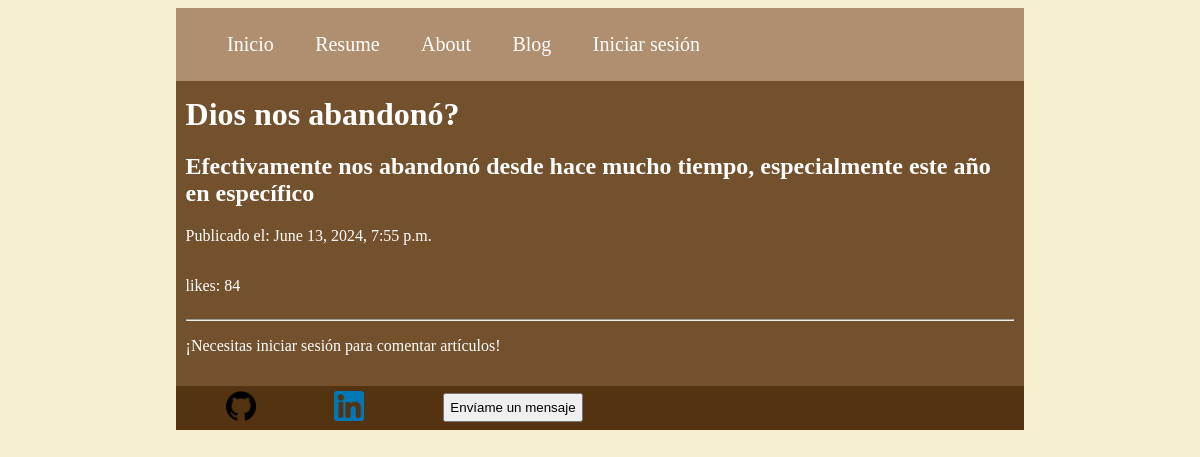
Page /articulo/3 on the committed database.
### Informacion/models.py (models this page shows)
class Articulo(models.Model):
    titulo = models.CharField(max_length=100)
    contenido = models.CharField(max_length=5000)
    fecha_publicacion = models.DateTimeField(auto_now=True)
    likes = models.IntegerField()

### Informacion/views.py (the view)
# urls.py: path("articulo/<int:id>", views.articulo, name="articulo"),
def articulo(request, id):
    articulo = get_object_or_404(Articulo, pk=id)
    if request.method == 'POST' :
        Comentario.objects.create(autor = request.POST['autor'],
                                contenido = request.POST['cuerpo'], articulo = articulo)
        return HttpResponseRedirect(reverse("Informacion:articulo", args=(id,)))
    comentarios = articulo.comentario_set.order_by("-fecha_publicacion")
    return render(request, "Informacion/articulo.html", {
        'articulo' : articulo,
        'form' : HacerComentario(),
        'comentarios' : comentarios,
        'id' : id,
    })

### Informacion/templates/Informacion/articulo.html (shortened to what this page needs)
{% extends "Informacion/base.html" %}
{% block contenido %}
{% load static %}
<link rel="stylesheet" href="{% static 'styles/articulo.css' %}">
<h1>{{articulo.titulo}}</h1>
<h2>{{articulo.contenido}}</h2>
<p>Publicado el: {{articulo.fecha_publicacion}}</p>
<div class="likes">
    <p>likes: {{articulo.likes}}</p>
</div>
<hr>
{% if user.is_authenticated %}
<form method="POST">
    <p>¡Comenta sobre este artículo!</p>
    {% csrf_token %}
    <label>Cuerpo del comentario</label> <br>
    {{ form.cuerpo }}
    <input type="hidden" name="autor" value="{{user.get_username}}">
    <button>Enviar</button>
</form>
{% else %}
<p>¡Necesitas iniciar sesión para comentar artículos!</p>
{% endif %}
{% endblock contenido %}

### Informacion/static/styles/main.css (style rules this page uses)
body { background-color: #f7f0cf; justify-content: center; color: white; }
.contenido h1 { margin: 0% }

### Informacion/static/styles/articulo.css (style rules this page uses)
.likes { display: flex; justify-items: center; }

### rows in the picture
Articulo: titulo "Dios nos abandonó?", contenido "Efectivamente nos abandonó desde hace mucho tiempo, especialmente este año en específico", fecha_publicacion "June 13, 2024, 7:55 p.m.", likes "84"
